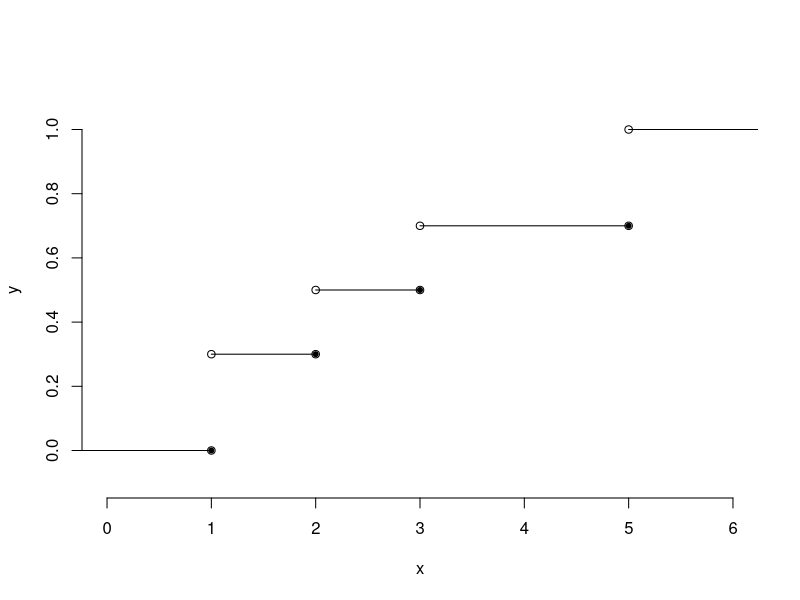

R code for this plot:
## ---- chunk 1

df <- data.frame(S1 = c(-1, 1, 1, 2, 2, 3, 3, 5, 5, 7), a1 = c(0, 0, 0.3, 0.3, 0.5, 0.5, 0.7, 0.7, 1, 1))

plot(df, xlim = c(-0, 6), ylim = c(-0.1, 1.1), axes = FALSE, ylab = "y", xlab = "x")
points(df[2*(1:5),], pch = 20)
lines(df[1:2,])
lines(df[3:4,])
lines(df[5:6,])
lines(df[7:8,])
lines(df[9:10,])
axis(1)
axis(2)
